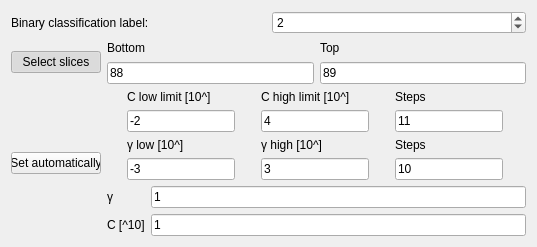
<?xml version="1.0" encoding="UTF-8"?>
<ui version="4.0">
 <class>ClassifierDlibSvmCTrain</class>
 <widget class="QWidget" name="ClassifierDlibSvmCTrain">
  <property name="geometry">
   <rect>
    <x>0</x>
    <y>0</y>
    <width>537</width>
    <height>247</height>
   </rect>
  </property>
  <property name="windowTitle">
   <string>Form</string>
  </property>
  <layout class="QVBoxLayout" name="verticalLayout_12">
   <item>
    <layout class="QHBoxLayout" name="horizontalLayout_6">
     <item>
      <widget class="QLabel" name="label">
       <property name="text">
        <string>Binary classification label:</string>
       </property>
      </widget>
     </item>
     <item>
      <widget class="QSpinBox" name="selectedLabel">
       <property name="value">
        <number>2</number>
       </property>
      </widget>
     </item>
    </layout>
   </item>
   <item>
    <layout class="QHBoxLayout" name="horizontalLayout_4">
     <item>
      <widget class="QPushButton" name="selectSlices">
       <property name="sizePolicy">
        <sizepolicy hsizetype="Fixed" vsizetype="Fixed">
         <horstretch>0</horstretch>
         <verstretch>0</verstretch>
        </sizepolicy>
       </property>
       <property name="minimumSize">
        <size>
         <width>90</width>
         <height>0</height>
        </size>
       </property>
       <property name="text">
        <string>Select slices</string>
       </property>
       <property name="checkable">
        <bool>true</bool>
       </property>
       <property name="checked">
        <bool>true</bool>
       </property>
      </widget>
     </item>
     <item>
      <layout class="QVBoxLayout" name="verticalLayout_7">
       <item>
        <widget class="QLabel" name="bottomSliceLimitLabel">
         <property name="text">
          <string>Bottom</string>
         </property>
        </widget>
       </item>
       <item>
        <widget class="QLineEdit" name="bottomSliceLimit">
         <property name="text">
          <string>88</string>
         </property>
        </widget>
       </item>
      </layout>
     </item>
     <item>
      <layout class="QVBoxLayout" name="verticalLayout_8">
       <item>
        <widget class="QLabel" name="topSliceLimitLabel">
         <property name="text">
          <string>Top</string>
         </property>
        </widget>
       </item>
       <item>
        <widget class="QLineEdit" name="topSliceLimit">
         <property name="text">
          <string>89</string>
         </property>
        </widget>
       </item>
      </layout>
     </item>
    </layout>
   </item>
   <item>
    <layout class="QHBoxLayout" name="horizontalLayout_5">
     <item>
      <widget class="QPushButton" name="setAutomatically">
       <property name="sizePolicy">
        <sizepolicy hsizetype="Fixed" vsizetype="Fixed">
         <horstretch>0</horstretch>
         <verstretch>0</verstretch>
        </sizepolicy>
       </property>
       <property name="maximumSize">
        <size>
         <width>90</width>
         <height>16777215</height>
        </size>
       </property>
       <property name="text">
        <string>Set automatically</string>
       </property>
       <property name="checkable">
        <bool>true</bool>
       </property>
       <property name="checked">
        <bool>false</bool>
       </property>
      </widget>
     </item>
     <item>
      <layout class="QVBoxLayout" name="verticalLayout_11">
       <item>
        <layout class="QHBoxLayout" name="horizontalLayout_2">
         <item>
          <layout class="QVBoxLayout" name="verticalLayout_3">
           <item>
            <widget class="QLabel" name="cLowLimitLabel">
             <property name="sizePolicy">
              <sizepolicy hsizetype="Fixed" vsizetype="Fixed">
               <horstretch>0</horstretch>
               <verstretch>0</verstretch>
              </sizepolicy>
             </property>
             <property name="text">
              <string>C low limit [10^]</string>
             </property>
            </widget>
           </item>
           <item>
            <widget class="QLineEdit" name="cLowLimit">
             <property name="sizePolicy">
              <sizepolicy hsizetype="Fixed" vsizetype="Fixed">
               <horstretch>0</horstretch>
               <verstretch>0</verstretch>
              </sizepolicy>
             </property>
             <property name="text">
              <string>-2</string>
             </property>
            </widget>
           </item>
          </layout>
         </item>
         <item>
          <layout class="QVBoxLayout" name="verticalLayout_2">
           <item>
            <widget class="QLabel" name="cHighLimitLabel">
             <property name="sizePolicy">
              <sizepolicy hsizetype="Fixed" vsizetype="Fixed">
               <horstretch>0</horstretch>
               <verstretch>0</verstretch>
              </sizepolicy>
             </property>
             <property name="text">
              <string>C high limit [10^]</string>
             </property>
            </widget>
           </item>
           <item>
            <widget class="QLineEdit" name="cHighLimit">
             <property name="sizePolicy">
              <sizepolicy hsizetype="Fixed" vsizetype="Fixed">
               <horstretch>0</horstretch>
               <verstretch>0</verstretch>
              </sizepolicy>
             </property>
             <property name="text">
              <string>4</string>
             </property>
            </widget>
           </item>
          </layout>
         </item>
         <item>
          <layout class="QVBoxLayout" name="verticalLayout">
           <item>
            <widget class="QLabel" name="stepsLabel">
             <property name="sizePolicy">
              <sizepolicy hsizetype="Fixed" vsizetype="Fixed">
               <horstretch>0</horstretch>
               <verstretch>0</verstretch>
              </sizepolicy>
             </property>
             <property name="text">
              <string>Steps</string>
             </property>
            </widget>
           </item>
           <item>
            <widget class="QLineEdit" name="steps">
             <property name="sizePolicy">
              <sizepolicy hsizetype="Fixed" vsizetype="Fixed">
               <horstretch>0</horstretch>
               <verstretch>0</verstretch>
              </sizepolicy>
             </property>
             <property name="text">
              <string>11</string>
             </property>
            </widget>
           </item>
          </layout>
         </item>
        </layout>
       </item>
       <item>
        <layout class="QHBoxLayout" name="horizontalLayout_3">
         <item>
          <layout class="QVBoxLayout" name="verticalLayout_6">
           <item>
            <widget class="QLabel" name="gammaLowLimitLabel">
             <property name="sizePolicy">
              <sizepolicy hsizetype="Fixed" vsizetype="Fixed">
               <horstretch>0</horstretch>
               <verstretch>0</verstretch>
              </sizepolicy>
             </property>
             <property name="text">
              <string>γ low [10^]</string>
             </property>
            </widget>
           </item>
           <item>
            <widget class="QLineEdit" name="gammaLowLimit">
             <property name="sizePolicy">
              <sizepolicy hsizetype="Fixed" vsizetype="Fixed">
               <horstretch>0</horstretch>
               <verstretch>0</verstretch>
              </sizepolicy>
             </property>
             <property name="text">
              <string>-3</string>
             </property>
            </widget>
           </item>
          </layout>
         </item>
         <item>
          <layout class="QVBoxLayout" name="verticalLayout_9">
           <item>
            <widget class="QLabel" name="gammaHighLimitLabel">
             <property name="sizePolicy">
              <sizepolicy hsizetype="Fixed" vsizetype="Fixed">
               <horstretch>0</horstretch>
               <verstretch>0</verstretch>
              </sizepolicy>
             </property>
             <property name="text">
              <string>γ high [10^]</string>
             </property>
            </widget>
           </item>
           <item>
            <widget class="QLineEdit" name="gammaHighLimit">
             <property name="sizePolicy">
              <sizepolicy hsizetype="Fixed" vsizetype="Fixed">
               <horstretch>0</horstretch>
               <verstretch>0</verstretch>
              </sizepolicy>
             </property>
             <property name="text">
              <string>3</string>
             </property>
            </widget>
           </item>
          </layout>
         </item>
         <item>
          <layout class="QVBoxLayout" name="verticalLayout_10">
           <item>
            <widget class="QLabel" name="gammaStepsLabel">
             <property name="sizePolicy">
              <sizepolicy hsizetype="Fixed" vsizetype="Fixed">
               <horstretch>0</horstretch>
               <verstretch>0</verstretch>
              </sizepolicy>
             </property>
             <property name="text">
              <string>Steps</string>
             </property>
            </widget>
           </item>
           <item>
            <widget class="QLineEdit" name="gammaSteps">
             <property name="sizePolicy">
              <sizepolicy hsizetype="Fixed" vsizetype="Fixed">
               <horstretch>0</horstretch>
               <verstretch>0</verstretch>
              </sizepolicy>
             </property>
             <property name="text">
              <string>10</string>
             </property>
            </widget>
           </item>
          </layout>
         </item>
        </layout>
       </item>
       <item>
        <layout class="QHBoxLayout" name="horizontalLayout">
         <item>
          <layout class="QVBoxLayout" name="verticalLayout_5">
           <item>
            <widget class="QLabel" name="gammaLabel">
             <property name="text">
              <string>γ</string>
             </property>
            </widget>
           </item>
           <item>
            <widget class="QLabel" name="cLabel">
             <property name="text">
              <string>C [^10]</string>
             </property>
            </widget>
           </item>
          </layout>
         </item>
         <item>
          <layout class="QVBoxLayout" name="verticalLayout_4">
           <item>
            <widget class="QLineEdit" name="gamma">
             <property name="text">
              <string>1</string>
             </property>
            </widget>
           </item>
           <item>
            <widget class="QLineEdit" name="c">
             <property name="text">
              <string>1</string>
             </property>
            </widget>
           </item>
          </layout>
         </item>
        </layout>
       </item>
      </layout>
     </item>
    </layout>
   </item>
  </layout>
 </widget>
 <resources/>
 <connections/>
</ui>
